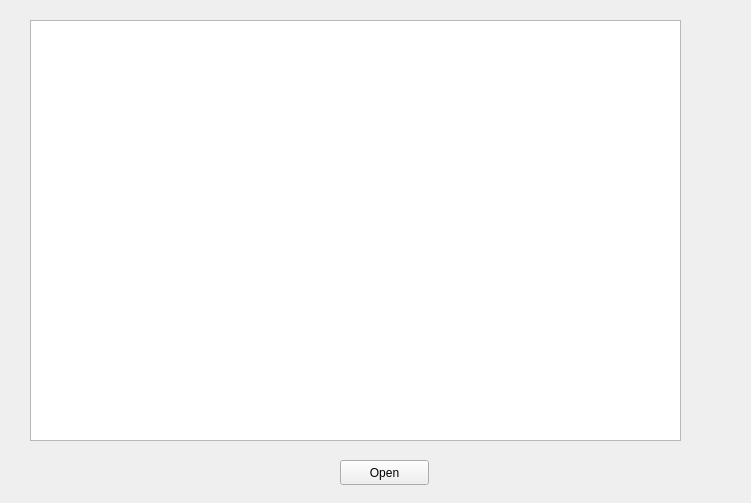
<?xml version="1.0" encoding="UTF-8"?>
<ui version="4.0">
 <class>Form</class>
 <widget class="QWidget" name="Form">
  <property name="geometry">
   <rect>
    <x>0</x>
    <y>0</y>
    <width>751</width>
    <height>503</height>
   </rect>
  </property>
  <property name="windowTitle">
   <string>Form</string>
  </property>
  <widget class="QTextEdit" name="textEdit">
   <property name="geometry">
    <rect>
     <x>30</x>
     <y>20</y>
     <width>651</width>
     <height>421</height>
    </rect>
   </property>
  </widget>
  <widget class="QPushButton" name="pushButton">
   <property name="geometry">
    <rect>
     <x>340</x>
     <y>460</y>
     <width>89</width>
     <height>25</height>
    </rect>
   </property>
   <property name="text">
    <string>Open</string>
   </property>
  </widget>
 </widget>
 <resources/>
 <connections/>
</ui>
